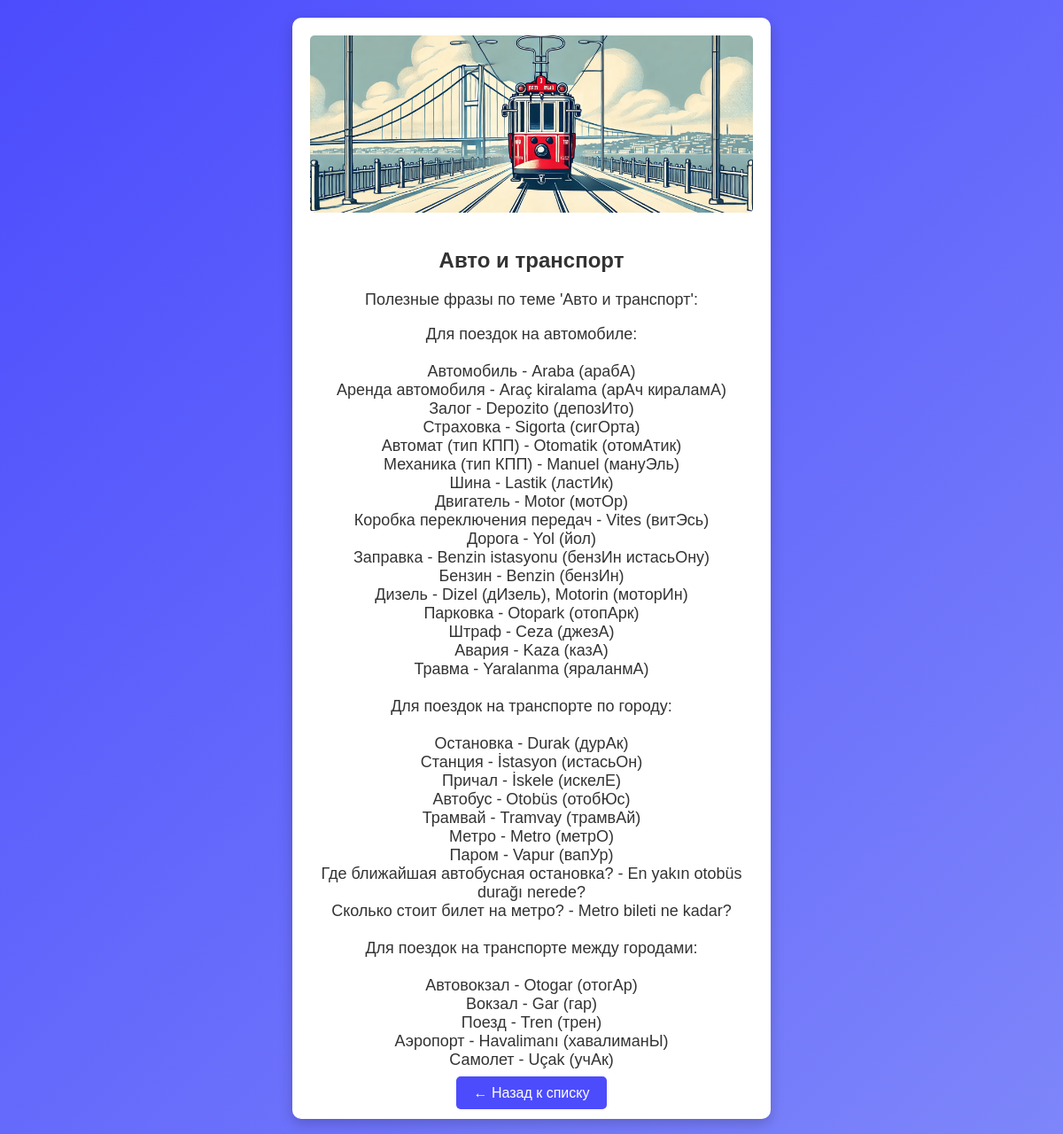
Screenshot of /phrases/1/ with the database file from the repository.
### miniapp/models.py (models this page shows, shortened)
class Phrases(models.Model):
	name=models.CharField('name', max_length=200)
	words=models.TextField('words')
	image=models.ImageField(upload_to='product_images/', blank=True, null=True)

### miniapp/views.py (the view)
# urls.py: path('phrases/<int:pk>/', views.phrases_detail, name='phrases_detail'),
def phrases_detail(request, pk):
    phrase = Phrases.objects.get(pk=pk)  # Получаем информацию по id
    return render(request, 'miniapp/phrases_detail.html', {'phrase': phrase})

### miniapp/templates/miniapp/phrases_detail.html (shortened to what this page needs)
<!DOCTYPE html>
<html lang="ru">
<head>
</head>
<body>
    <div class="content">
        {% if phrase.image %}
            <img src="{{ phrase.image.url }}" alt="{{ phrase.name }}">
        {% endif %}
        <h1>{{ phrase.name }}</h1>
        <p>{% autoescape off %}{{ phrase.words|linebreaks }}{% endautoescape %}</p>
        <a href="{% url 'phrases_list' %}" class="back-button">&#8592; Назад к списку</a>
    </div>
</body>
</html>

### miniapp/templates/miniapp/phrases_detail.html (style rules this page uses)
body { display: flex; justify-content: center; align-items: center; flex-direction: column; margin: 0; background: linear-gradient(135deg, #4c4cfd, #7e86fa); font-family: Arial, sans-serif; padding: 20px; color: white; }
.content { background-color: white; color: #333; padding: 20px; border-radius: 10px; box-shadow: 0 5px 15px rgba(0, 0, 0, 0.2); max-width: 500px; text-align: center; }
.content img { width: 100%; height: 200px; object-fit: cover; border-radius: 5px; margin-bottom: 20px; }
h1 { font-size: 24px; font-weight: bold; margin-bottom: 20px; }
p { font-size: 18px; }
.back-button { margin-top: 20px; background-color: #4c4cfd; color: white; border: none; padding: 10px 20px; border-radius: 5px; cursor: pointer; text-decoration: none; }

### rows the page displays
Phrases: image (picture), name "Авто и транспорт", words "Полезные фразы по теме 'Авто и транспорт': Для поездок на автомобиле: Автомобиль - Araba (арабА) Аренда автомобиля - Araç kiralama (арАч кираламА) Залог - Depozito (депозИто) Страховка - Sigorta (сигОрта) Автомат (тип КПП) - Otomatik (отомАтик) Механика (тип КПП) - Manuel (мануЭль) Шина - Lastik (ластИк) Двигатель - Motor (мотОр) Коробка переключения передач - Vites (витЭсь) Дорога - Yol (йол) Заправка - Benzin istasyonu (бензИн истасьОну) Бензин - Benzin (бензИн) Дизель - Dizel (дИзель), Motorin (моторИн) Парковка - Otopark (отопАрк) Штраф - Ceza (джезА) Авария - Kaza (казА) Травма - Yaralanma (яраланмА) Для поездок на транспорте по городу: Остановка - Durak (дурАк) Станция - İstasyon…"
